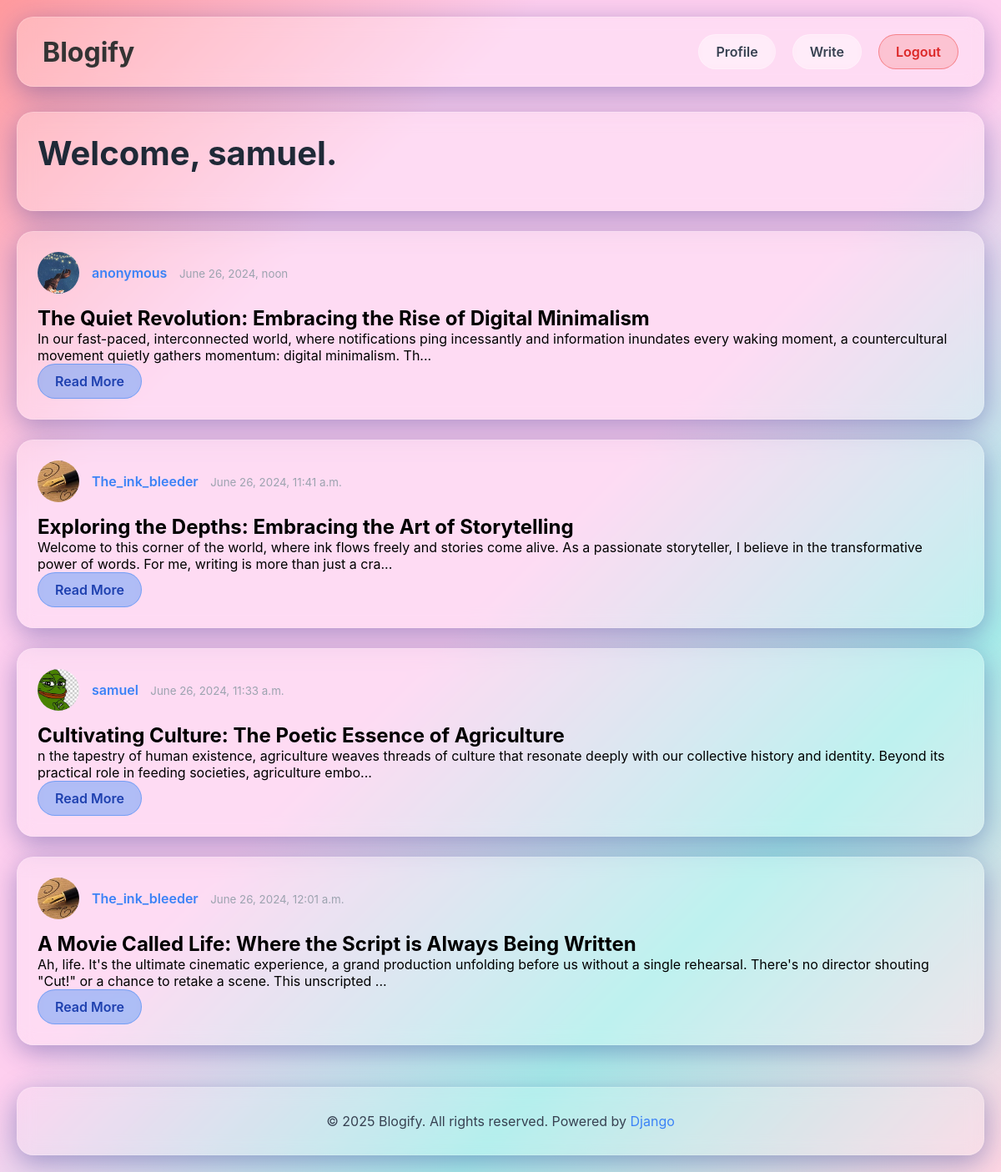
Page /home/ (signed in) on the committed database.
### main/models.py (models this page shows, shortened)
class Post(models.Model):
    title = models.CharField(max_length=200)
    content = RichTextField(config_name='blog_post')
    author = models.ForeignKey(User, on_delete=models.CASCADE)
    created_at = models.DateTimeField(default=timezone.now)
    updated_at = models.DateTimeField(auto_now=True)
    published_at = models.DateTimeField(blank=True, null=True, default=timezone.now)
    slug = models.SlugField(unique=True)
    def get_absolute_url(self):
        return reverse('post-detail', kwargs={'pk': self.pk})

### users/models.py (models this page shows, shortened)
class Profile(models.Model):
    user = models.OneToOneField(User, on_delete=models.CASCADE)
    image = models.ImageField(blank=True, null='True', upload_to= user_directory_path, default= 'profile_pics/blank_profile.jpeg')
    bio = models.TextField(blank=True, default='')
    phone_number = PhoneNumberField()
    slug = models.SlugField(unique=True, blank=True, null=True)

### main/views.py (the view)
# urls.py: path('home/', home_view, name='home'),
@login_required
def home_view(request):
    posts = Post.objects.all().order_by('-published_at')
    return render(request, 'views/home.html', {'posts': posts})

### main/templates/views/home.html (shortened to what this page needs)
{% extends 'base/base.html' %}
{% load static %}
{% block 'content'%}
    <div class="glass-card">
        <h1 style="font-size: 2.5rem; font-weight: 700; color: #1f2937; margin-bottom: 20px;">
            Welcome, {{request.user.username}}.
        </h1>
    </div>
{% for post in posts %}
    <article class="glass-card">
        <div style="display: flex; align-items: center; gap: 15px; margin-bottom: 15px;">
            <img class="rounded-circle" src="{{ post.author.profile.image.url }}"
                 style="width: 50px; height: 50px; border-radius: 50%; object-fit: cover;">
            <div class="post-meta">
                {% if post.author.profile %}
                <a href="{% url 'profile-detail' post.author.profile.slug %}"
                   style="color: #3b82f6; text-decoration: none; font-weight: 600;">{{ post.author }}</a>
                {% else %}
                <a href="#" style="color: #3b82f6; text-decoration: none; font-weight: 600;">{{ post.author }}</a>
                {% endif %}
                <small style="color: #9ca3af; margin-left: 10px;">{{ post.published_at }}</small>
            </div>
        </div>
        <h2 class="post-title">
            <a href="{{ post.get_absolute_url }}" style="color: inherit; text-decoration: none;">
                {{ post.title }}
            </a>
        </h2>
        <p class="post-description">{{ post.content|slice:":200" }}{% if post.content|length > 200 %}...{% endif %}</p>
        <a href="{{ post.get_absolute_url }}" class="btn btn-primary">Read More</a>
    </article>
{% endfor %}
{% endblock %}

### main/static/css/glassmorphism.css (style rules this page uses)
* { margin: 0; padding: 0; box-sizing: border-box; }
body { font-family: -apple-system, BlinkMacSystemFont, 'Segoe UI', Roboto, sans-serif; background: linear-gradient(135deg, #ff9a9e 0%, #fecfef 25%, #fecfef 50%, #a8edea 75%, #fed6e3 100%); min-height: 100vh; padding: 20px; }
.glass-card { background: rgba(255, 255, 255, 0.25); -webkit-backdrop-filter: blur(10px); backdrop-filter: blur(10px); border-radius: 20px; border: 1px solid rgba(255, 255, 255, 0.18); padding: 24px; margin-bottom: 24px; box-shadow: 0 8px 32px 0 rgba(31, 38, 135, 0.37); }
.btn { padding: 10px 20px; border-radius: 25px; font-weight: 600; text-decoration: none; display: inline-block; transition: all 0.3s ease; cursor: pointer; border: none; -webkit-backdrop-filter: blur(5px); backdrop-filter: blur(5px); }
.btn-primary { background: rgba(59, 130, 246, 0.4); border: 1px solid rgba(59, 130, 246, 0.5); color: #1e40af; }
body { background: linear-gradient(135deg, #ff9a9e 0%, #fecfef 25%, #fecfef 50%, #a8edea 75%, #fed6e3 100%) !important; min-height: 100vh !important; padding: 20px !important; }
html { background: linear-gradient(135deg, #ff9a9e 0%, #fecfef 25%, #fecfef 50%, #a8edea 75%, #fed6e3 100%) !important; }

### rows in the picture
Post: author.profile.image (picture), author "anonymous", published_at "June 26, 2024, noon", title "The Quiet Revolution: Embracing the Rise of Digital Minimalism", content "In our fast-paced, interconnected world, where notifications ping incessantly and information inundates every waking moment, a countercultural movement quietly gathers momentum: digital minimalism. Th"
Post: author.profile.image (picture), author "The_ink_bleeder", published_at "June 26, 2024, 11:41 a.m.", title "Exploring the Depths: Embracing the Art of Storytelling", content "Welcome to this corner of the world, where ink flows freely and stories come alive. As a passionate storyteller, I believe in the transformative power of words. For me, writing is more than just a cra"
Post: author.profile.image (picture), author "samuel", published_at "June 26, 2024, 11:33 a.m.", title "Cultivating Culture: The Poetic Essence of Agriculture", content "n the tapestry of human existence, agriculture weaves threads of culture that resonate deeply with our collective history and identity. Beyond its practical role in feeding societies, agriculture embo"
Post: author.profile.image (picture), author "The_ink_bleeder", published_at "June 26, 2024, 12:01 a.m.", title "A Movie Called Life: Where the Script is Always Being Written", content "Ah, life. It's the ultimate cinematic experience, a grand production unfolding before us without a single rehearsal. There's no director shouting \"Cut!\" or a chance to retake a scene. This unscripted"

### other values in the picture
{{ request.user.username }} "samuel"
